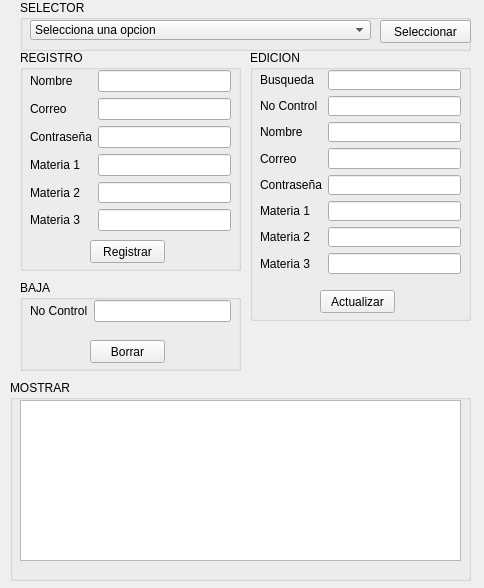
<?xml version="1.0" encoding="UTF-8"?>
<ui version="4.0">
 <class>Form</class>
 <widget class="QWidget" name="Form">
  <property name="geometry">
   <rect>
    <x>0</x>
    <y>0</y>
    <width>484</width>
    <height>588</height>
   </rect>
  </property>
  <property name="windowTitle">
   <string>Form</string>
  </property>
  <widget class="QGroupBox" name="groupBox">
   <property name="geometry">
    <rect>
     <x>20</x>
     <y>50</y>
     <width>221</width>
     <height>221</height>
    </rect>
   </property>
   <property name="title">
    <string>REGISTRO</string>
   </property>
   <widget class="QPushButton" name="registrarB">
    <property name="geometry">
     <rect>
      <x>70</x>
      <y>190</y>
      <width>75</width>
      <height>23</height>
     </rect>
    </property>
    <property name="text">
     <string>Registrar</string>
    </property>
   </widget>
   <widget class="QWidget" name="formLayoutWidget">
    <property name="geometry">
     <rect>
      <x>10</x>
      <y>20</y>
      <width>201</width>
      <height>161</height>
     </rect>
    </property>
    <layout class="QFormLayout" name="formLayout">
     <item row="0" column="0">
      <widget class="QLabel" name="regNombreL">
       <property name="text">
        <string>Nombre</string>
       </property>
      </widget>
     </item>
     <item row="0" column="1">
      <widget class="QLineEdit" name="regNombreLE"/>
     </item>
     <item row="1" column="1">
      <widget class="QLineEdit" name="regCorreoLE"/>
     </item>
     <item row="2" column="1">
      <widget class="QLineEdit" name="regContraLE"/>
     </item>
     <item row="1" column="0">
      <widget class="QLabel" name="regCorreoL">
       <property name="text">
        <string>Correo</string>
       </property>
      </widget>
     </item>
     <item row="2" column="0">
      <widget class="QLabel" name="regContraL">
       <property name="text">
        <string>Contraseña</string>
       </property>
      </widget>
     </item>
     <item row="3" column="0">
      <widget class="QLabel" name="regMat1L">
       <property name="text">
        <string>Materia 1</string>
       </property>
      </widget>
     </item>
     <item row="4" column="0">
      <widget class="QLabel" name="regMat2L">
       <property name="text">
        <string>Materia 2</string>
       </property>
      </widget>
     </item>
     <item row="5" column="0">
      <widget class="QLabel" name="regMat3L">
       <property name="text">
        <string>Materia 3</string>
       </property>
      </widget>
     </item>
     <item row="3" column="1">
      <widget class="QLineEdit" name="regMat1LE"/>
     </item>
     <item row="4" column="1">
      <widget class="QLineEdit" name="regMat2LE"/>
     </item>
     <item row="5" column="1">
      <widget class="QLineEdit" name="regMat3LE"/>
     </item>
    </layout>
   </widget>
  </widget>
  <widget class="QGroupBox" name="groupBox_2">
   <property name="geometry">
    <rect>
     <x>250</x>
     <y>50</y>
     <width>221</width>
     <height>271</height>
    </rect>
   </property>
   <property name="title">
    <string>EDICION</string>
   </property>
   <widget class="QPushButton" name="actualizarB">
    <property name="geometry">
     <rect>
      <x>70</x>
      <y>240</y>
      <width>75</width>
      <height>23</height>
     </rect>
    </property>
    <property name="text">
     <string>Actualizar</string>
    </property>
   </widget>
   <widget class="QWidget" name="formLayoutWidget_2">
    <property name="geometry">
     <rect>
      <x>10</x>
      <y>20</y>
      <width>201</width>
      <height>204</height>
     </rect>
    </property>
    <layout class="QFormLayout" name="formLayout_2">
     <item row="1" column="0">
      <widget class="QLabel" name="edNoConL">
       <property name="text">
        <string>No Control</string>
       </property>
      </widget>
     </item>
     <item row="1" column="1">
      <widget class="QLineEdit" name="edNoConLE"/>
     </item>
     <item row="2" column="0">
      <widget class="QLabel" name="edNombreL">
       <property name="text">
        <string>Nombre</string>
       </property>
      </widget>
     </item>
     <item row="2" column="1">
      <widget class="QLineEdit" name="edNombreLE"/>
     </item>
     <item row="3" column="0">
      <widget class="QLabel" name="edCorreoL">
       <property name="text">
        <string>Correo</string>
       </property>
      </widget>
     </item>
     <item row="3" column="1">
      <widget class="QLineEdit" name="edCorreoLE"/>
     </item>
     <item row="4" column="0">
      <widget class="QLabel" name="edContraL">
       <property name="text">
        <string>Contraseña</string>
       </property>
      </widget>
     </item>
     <item row="4" column="1">
      <widget class="QLineEdit" name="edContraLE"/>
     </item>
     <item row="5" column="0">
      <widget class="QLabel" name="edMat1L">
       <property name="text">
        <string>Materia 1</string>
       </property>
      </widget>
     </item>
     <item row="5" column="1">
      <widget class="QLineEdit" name="edMat1LE"/>
     </item>
     <item row="6" column="0">
      <widget class="QLabel" name="edMat2L">
       <property name="text">
        <string>Materia 2</string>
       </property>
      </widget>
     </item>
     <item row="6" column="1">
      <widget class="QLineEdit" name="edMat2LE"/>
     </item>
     <item row="7" column="0">
      <widget class="QLabel" name="edMat3L">
       <property name="text">
        <string>Materia 3</string>
       </property>
      </widget>
     </item>
     <item row="7" column="1">
      <widget class="QLineEdit" name="edMat3LE"/>
     </item>
     <item row="0" column="0">
      <widget class="QLabel" name="edBusquedaL">
       <property name="text">
        <string>Busqueda</string>
       </property>
      </widget>
     </item>
     <item row="0" column="1">
      <widget class="QLineEdit" name="edBusquedaLE"/>
     </item>
    </layout>
   </widget>
  </widget>
  <widget class="QGroupBox" name="groupBox_3">
   <property name="geometry">
    <rect>
     <x>10</x>
     <y>380</y>
     <width>461</width>
     <height>201</height>
    </rect>
   </property>
   <property name="title">
    <string>MOSTRAR</string>
   </property>
   <widget class="QTextEdit" name="pantallaTE">
    <property name="geometry">
     <rect>
      <x>10</x>
      <y>20</y>
      <width>441</width>
      <height>161</height>
     </rect>
    </property>
   </widget>
  </widget>
  <widget class="QGroupBox" name="groupBox_4">
   <property name="geometry">
    <rect>
     <x>20</x>
     <y>280</y>
     <width>221</width>
     <height>91</height>
    </rect>
   </property>
   <property name="title">
    <string>BAJA</string>
   </property>
   <widget class="QWidget" name="formLayoutWidget_3">
    <property name="geometry">
     <rect>
      <x>10</x>
      <y>20</y>
      <width>201</width>
      <height>31</height>
     </rect>
    </property>
    <layout class="QFormLayout" name="formLayout_3">
     <item row="0" column="0">
      <widget class="QLabel" name="boNoConL">
       <property name="text">
        <string>No Control</string>
       </property>
      </widget>
     </item>
     <item row="0" column="1">
      <widget class="QLineEdit" name="boNoConLE"/>
     </item>
    </layout>
   </widget>
   <widget class="QPushButton" name="borrarB">
    <property name="geometry">
     <rect>
      <x>70</x>
      <y>60</y>
      <width>75</width>
      <height>23</height>
     </rect>
    </property>
    <property name="text">
     <string>Borrar</string>
    </property>
   </widget>
  </widget>
  <widget class="QGroupBox" name="groupBox_5">
   <property name="geometry">
    <rect>
     <x>20</x>
     <y>0</y>
     <width>451</width>
     <height>51</height>
    </rect>
   </property>
   <property name="title">
    <string>SELECTOR</string>
   </property>
   <widget class="QPushButton" name="selectorB">
    <property name="geometry">
     <rect>
      <x>360</x>
      <y>20</y>
      <width>91</width>
      <height>23</height>
     </rect>
    </property>
    <property name="text">
     <string>Seleccionar</string>
    </property>
   </widget>
   <widget class="QComboBox" name="selectorCB">
    <property name="geometry">
     <rect>
      <x>10</x>
      <y>20</y>
      <width>341</width>
      <height>20</height>
     </rect>
    </property>
    <item>
     <property name="text">
      <string>Selecciona una opcion</string>
     </property>
    </item>
    <item>
     <property name="text">
      <string>Publicar registro inicial</string>
     </property>
    </item>
    <item>
     <property name="text">
      <string>Mostrar estudiantes</string>
     </property>
    </item>
    <item>
     <property name="text">
      <string>Editar estudiante</string>
     </property>
    </item>
    <item>
     <property name="text">
      <string>Registrar estudiante</string>
     </property>
    </item>
    <item>
     <property name="text">
      <string>Eliminar estudiante</string>
     </property>
    </item>
   </widget>
  </widget>
 </widget>
 <resources/>
 <connections/>
</ui>
